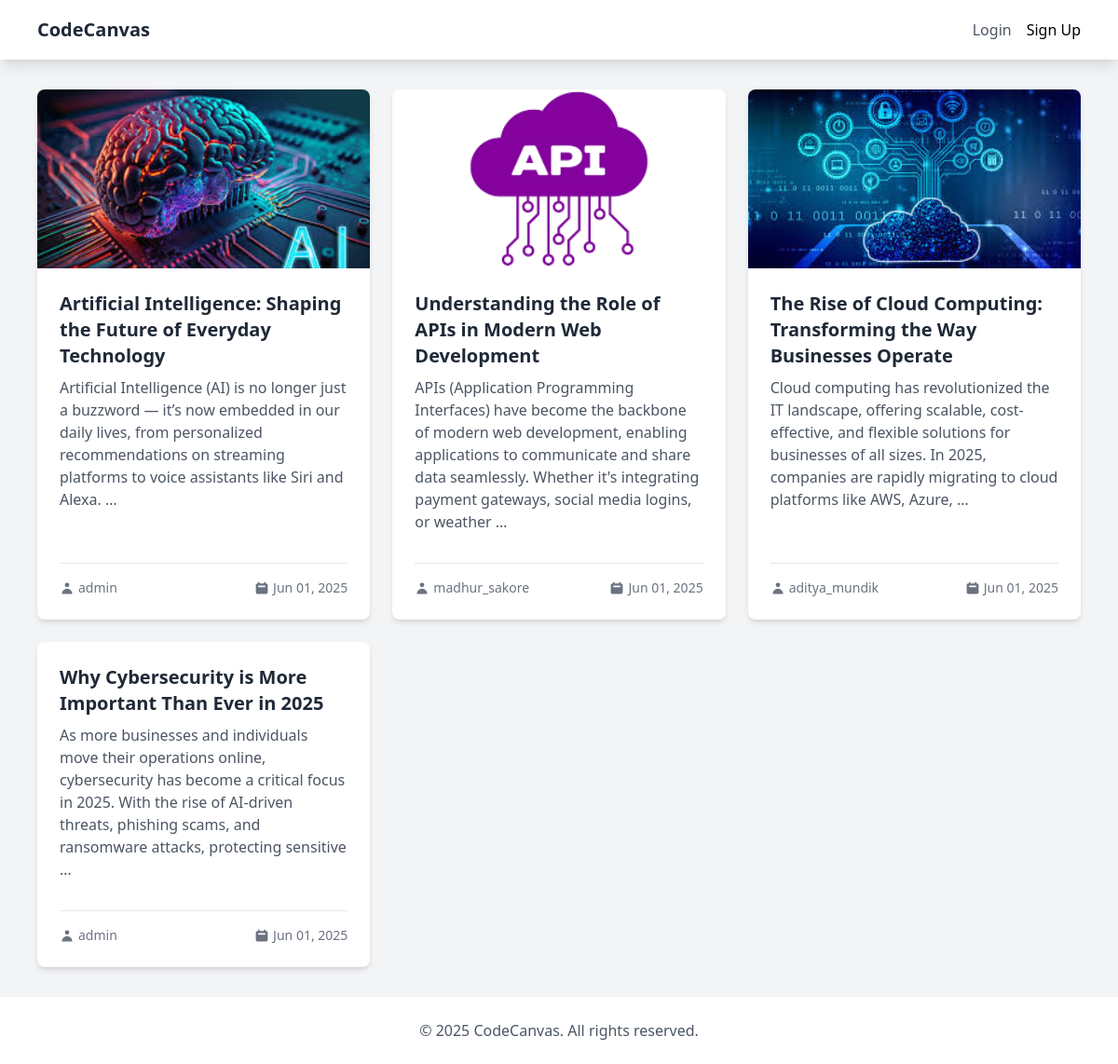
The page / on the database its author committed.
### blog/models.py (models this page shows, shortened)
class Post(models.Model):
    title = models.CharField(max_length=200)
    slug = models.SlugField(unique=True, blank=True)
    author = models.ForeignKey(User, on_delete=models.CASCADE)
    content = models.TextField()
    image = models.ImageField(upload_to='blog_images/', blank=True, null=True)
    created_at = models.DateTimeField(auto_now_add=True)
    updated_at = models.DateTimeField(auto_now=True)
    class Meta:
        ordering = ['-created_at']

### blog/views.py (the view)
# urls.py: path('', views.PostListView.as_view(), name='home'),
class PostListView(ListView):
    model = Post
    template_name = 'blog/home.html'
    context_object_name = 'posts'
    paginate_by = 6
    ordering = ['-created_at']

### templates/blog/home.html (shortened to what this page needs)
{% extends 'base.html' %}
{% block content %}
<div class="grid grid-cols-1 md:grid-cols-2 lg:grid-cols-3 gap-6">
    {% for post in posts %}
        <article class="bg-white rounded-lg shadow-md overflow-hidden flex flex-col h-full">
            {% if post.image %}
                <img src="{{ post.image.url }}" alt="{{ post.title }}" class="w-full h-48 object-cover">
            {% endif %}
            <div class="p-6 flex flex-col flex-grow">
                <h2 class="text-xl font-bold mb-2">
                    <a href="{% url 'post_detail' post.slug %}" class="text-gray-800 hover:text-blue-500">
                        {{ post.title }}
                    </a>
                </h2>
                <p class="text-gray-600 mb-4 flex-grow">{{ post.content|truncatewords:30 }}</p>
                <div class="flex justify-between items-center text-sm text-gray-500 mt-4 pt-4 border-t border-gray-200">
                    <span class="flex items-center">
                        <svg class="w-4 h-4 mr-1" fill="currentColor" viewBox="0 0 20 20">
                            <path d="M10 9a3 3 0 100-6 3 3 0 000 6zm-7 9a7 7 0 1114 0H3z"></path>
                        </svg>
                        {{ post.author.username }}
                    </span>
                    <span class="flex items-center">
                        <svg class="w-4 h-4 mr-1" fill="currentColor" viewBox="0 0 20 20">
                            <path fill-rule="evenodd" d="M6 2a1 1 0 00-1 1v1H4a2 2 0 00-2 2v10a2 2 0 002 2h12a2 2 0 002-2V6a2 2 0 00-2-2h-1V3a1 1 0 10-2 0v1H7V3a1 1 0 00-1-1zm0 5a1 1 0 000 2h8a1 1 0 100-2H6z" clip-rule="evenodd"></path>
                        </svg>
                        {{ post.created_at|date:"M d, Y" }}
                    </span>
                </div>
            </div>
        </article>
    {% empty %}
        <div class="col-span-full text-center py-8">
            <p class="text-gray-600">No posts yet.</p>
        </div>
    {% endfor %}
</div>
{% endblock %}

### templates/base.html (shortened to what this page needs)
<!DOCTYPE html>
<html lang="en">
<head>
    <script src="https://cdn.tailwindcss.com"></script>
</head>
<body class="bg-gray-100 min-h-screen">
    <nav class="bg-white shadow-lg">
        <div class="max-w-6xl mx-auto px-4">
            <div class="flex justify-between items-center h-16">
                <div class="flex items-center">
                    <a href="{% url 'home' %}" class="text-xl font-bold text-gray-800">CodeCanvas</a>
                </div>
                <div class="flex items-center space-x-4">
                    {% if user.is_authenticated %}
                        <a href="{% url 'post_create' %}" class="btn btn-primary">New Post</a>
                        <a href="{% url 'profile' %}" class="text-gray-600 hover:text-gray-800">Profile</a>
                        <form method="post" action="{% url 'logout' %}" class="inline m-0">
                            {% csrf_token %}
                            <button type="submit" class="nav-button">Logout</button>
                        </form>
                    {% else %}
                        <a href="{% url 'login' %}" class="text-gray-600 hover:text-gray-800">Login</a>
                        <a href="{% url 'signup' %}" class="btn btn-primary">Sign Up</a>
                    {% endif %}
                </div>
            </div>
        </div>
    </nav>
    <main class="max-w-6xl mx-auto px-4 py-8">
        {% block content %}
        {% endblock %}
    </main>
    <footer class="bg-white shadow-lg mt-auto">
        <div class="max-w-6xl mx-auto px-4 py-6 ">
            <p class="text-center text-gray-600">&copy; {% now "Y" %} CodeCanvas. All rights reserved.</p>
        </div>
    </footer>
</body>
</html>

### templates/base.html (style rules this page uses)
.btn { @apply px-10 py-2 rounded-lg font-medium transition-colors duration-200; }
.btn-primary { @apply bg-blue-500 text-white hover:bg-blue-600; }

### rows shown on the page
Post: image (picture), title "Artificial Intelligence: Shaping the Future of Everyday Technology", content "Artificial Intelligence (AI) is no longer just a buzzword — it’s now embedded in our daily lives, from personalized recommendations on streaming platforms to voice assistants like Siri and Alexa. …", author.username "admin", created_at "Jun 01, 2025"
Post: image (picture), title "Understanding the Role of APIs in Modern Web Development", content "APIs (Application Programming Interfaces) have become the backbone of modern web development, enabling applications to communicate and share data seamlessly. Whether it's integrating payment gateways, social media logins, or weather …", author.username "madhur_sakore", created_at "Jun 01, 2025"
Post: image (picture), title "The Rise of Cloud Computing: Transforming the Way Businesses Operate", content "Cloud computing has revolutionized the IT landscape, offering scalable, cost-effective, and flexible solutions for businesses of all sizes. In 2025, companies are rapidly migrating to cloud platforms like AWS, Azure, …", author.username "aditya_mundik", created_at "Jun 01, 2025"
Post: title "Why Cybersecurity is More Important Than Ever in 2025", content "As more businesses and individuals move their operations online, cybersecurity has become a critical focus in 2025. With the rise of AI-driven threats, phishing scams, and ransomware attacks, protecting sensitive …", author.username "admin", created_at "Jun 01, 2025"
